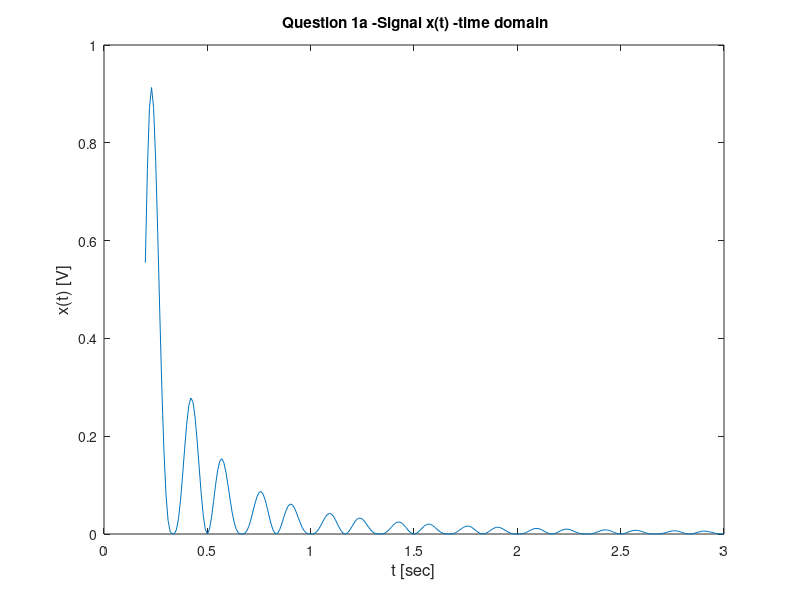

Recreate this plot in MATLAB. (Note: this script raises an error after producing the figure.)
%% Question 1
%a
wm=3*pi;
t=0.2:0.01:3;

x = (4./(wm*pi*(t.^2))).*(sin(wm*t)).^2.*(cos(wm*t)).*(sin(2*wm*t));
figure;
plot(t,abs(x))
title(' Question 1a -Signal x(t) -time domain'); xlabel('t [sec]','FontSize',12); ylabel('x(t) [V]','FontSize',12);
hold off
%b


w= -17*pi:0.01:17*pi;
X = (2/j)*(triangularPulse((w-wm)./(4*wm))-triangularPulse((w+wm)./(4*wm)));
%X = (1/j)*(triangularPulse((w+wm)/(2*wm))-triangularPulse((w-wm)/(2*wm))+triangularPulse((w+3*wm)/(2*wm))-triangularPulse((w-3*wm)/(2*wm)));
figure;
plot(w,abs(X))
title('Question 1b -Signal X(w) -freq domain'); xlabel('w [rad/sec]','FontSize',12); ylabel('X(w) ','FontSize',12);
hold off
%c

Ts=1/20;
t_zoh=0.2:Ts:3;
ws=2*pi/Ts;

x_zoh=(4./(wm*pi*t_zoh.^2)).*(sin(wm*t_zoh)).^2.*(cos(wm*t_zoh)).*(sin(2*wm*t_zoh));

figure;
plot(t,x)
hold on ;    
stairs(t_zoh,x_zoh)
title(' Question 1c -Signal x(t) and x_Z_O_H(t) -time domain'); xlabel('t [sec]','FontSize',12); ylabel('x(t) [V]','FontSize',12);
legend([{'x(t)'};{'x_Z_O_H(t)'}]);
hold off

%d

X_p= zeros(1,length(w));
for k=-2:1:2
    X_p_temp=(1/Ts)*( (2/j)*(triangularPulse(((w-k*ws)-wm)./(4*wm))-triangularPulse(((w-k*ws)+wm)./(4*wm))) );
    X_p=X_p_temp +X_p;
end

X_zoh= X_p.*exp(-(j*(Ts/2)).*w).*sinc(w/(2*pi/Ts));

figure
%plot(w,abs(X_p))
plot(w,abs(X_zoh));


title(' Question 1d: Signal X_Z_O_H(w) -freq domain'); xlabel('w [rad/sec]','FontSize',12); ylabel('X_Z_O_H(w) ','FontSize',12);

%e
%X_rec=X_zoh.*(exp((j*(Ts/2)).*w))./(sinc(w/(2*pi/Ts))) ;

X_rec=X_zoh.*(exp((j*(Ts/2)).*w))./(sinc(w/(2*pi/Ts))).*rectangularPulse(w./ws) ;
x = (4./(wm*pi*(t.^2))).*(sin(wm*t)).^2.*(cos(wm*t)).*(sin(2*wm*t));
%X_rec= X_zoh ;

x_rect=[];
for i=0.2:0.01:3
    Y=(1/2*pi).*X_rec.*exp(j*w*i);
    ifur_for_para_t=trapz(w,Y);
    x_rect = [x_rect ifur_for_para_t];
end

x_rect=x_rect*(34*pi/(2*10682));  %normelize the trapz

%figure
%plot(w,abs(X_rec))


figure
plot(t,x_rect)
hold on
plot(t,x)
title(' Question 1e: Signal x_r_e_c(t)and X -time domain'); xlabel('t [sec]','FontSize',12);
legend([{'x_r_e_c(t)'};{'x(t)'}]);
hold off
%f
Ts=1/9;
ws=2*pi/Ts;

X_p= zeros(1,length(w));
for k=-2:1:2
    X_p_temp=(1/Ts)*( (2/j)*(triangularPulse(((w-k*ws)-wm)./(4*wm))-triangularPulse(((w-k*ws)+wm)./(4*wm))) );
    X_p=X_p_temp +X_p;
end
%figure
%plot(w,abs(X_p))

X_zoh= X_p.*exp(-(j*(Ts/2)).*w).*sinc(w/(2*pi/Ts));

X_rec=X_zoh.*(exp((j*(Ts/2)).*w))./(sinc(w/(2*pi/Ts))).*rectangularPulse(w./ws) ;

x_rect=[];
for i=0.2:0.01:3
    Y=(1/2*pi).*X_rec.*exp(j*w*i);
    ifur_for_para_t=trapz(w,Y);
    x_rect = [x_rect ifur_for_para_t];
end

x_rect=x_rect*(34*pi/(2*10682));  %normelize the trapz

figure
plot(w,abs(X_rec))
title(' Question 1f: Signal X_r_e_c(w)and x for Ts = 1/9 -freq domain'); xlabel('w [rad/sec]','FontSize',12);


figure
plot(t,x_rect)
hold on
plot(t,x)
title(' Question 1f: Signal x_r_e_c(t)and x for Ts = 1/9 -time domain'); xlabel('t [sec]','FontSize',12);
legend([{'x_r_e_c(t) Ts = 1/9'};{'x(t)'}]);
hold off


%% ------------------------------------------------------Question 2---------------------------------------------------------------------
%% Question 2
%a
t=0:0.01:2 ;
wa=7*pi ;
wb=5*pi ;
x=5*cos(wa*t)-3*sin(wb*t) ;
ts=0:2/15:2-2/15 ;  %fix it, it has only 14 samples the las one is the same as the first
w0=pi;
M=7;

x_semp=5*cos(wa*ts)-3*sin(wb*ts);

figure
plot(t,x)
hold on
stem(ts,x_semp)
title('Signal x(t) and Signal x_s_e_p(t) '); xlabel('t [sec]','FontSize',12); ylabel('[V]','FontSize',12);
legend([{'x(t)'};{'x_s_e_p(t)'}]);

%b

F = zeros(length(ts),length(ts));
for n = 1:length(ts)
   for k = 1:length(ts)       
       F(n,k)=exp(j*w0*ts(n)*(k-M-1));
   end
end

a=inv(F)*transpose(x_semp);


%c

x_rec=zeros(size(t));
for k = -M:1:M                                   % crrate the exponents for furrier series
   x_rec = x_rec + a(M+k+1).*exp(j*w0*k*t);
end

figure
plot(t,x_rec,'red','LineWidth',1.5)
hold on
plot(t,x,'--','LineWidth',1.5,'MarkerSize',10)
title('Signal x(t) and Signal x_r_e_c(t) '); xlabel('t [sec]','FontSize',12); ylabel('[V]','FontSize',12);
legend([{'x(t)'};{'x_r_e_c(t)'}]);

%d

ts_rand=2*rand(1,15);

x_semp_rand=5*cos(wa*ts_rand)-3*sin(wb*ts_rand);
%    repeat a
figure
plot(t,x)
hold on
stem(ts_rand,x_semp_rand)
title('Signal x(t) and Signal x_R_a_n_d_o_m_S_a_m_p(t)'); xlabel('t [sec]','FontSize',12); ylabel('[V]','FontSize',12);
legend([{'x(t)'};{'x_R_a_n_d_o_m_S_a_m_p(t)'}]);

%    repeat b
F = zeros(length(ts_rand),length(ts_rand));
for n = 1:length(ts_rand)
   for k = 1:length(ts_rand)       
       F(n,k)=exp(j*w0*ts_rand(n)*(k-M-1));
   end
end

a=inv(F)*transpose(x_semp_rand);

%    repeat c
x_rec_samples=zeros(size(t));
for k = -M:1:M                                                        % create the exponents for furrier series
   x_rec_samples = x_rec_samples + a(M+k+1).*exp(j*w0*k*t);
end

figure
plot(t,x_rec_samples,'red','LineWidth',1.5)
hold on
plot(t,x,'--','LineWidth',1.5,'MarkerSize',10)
title('Signal x(t) and Signal x_R_e_c_S_a_m_p_l_e_d(t) '); xlabel('t [sec]','FontSize',12); ylabel('[V]','FontSize',12);
legend([{'x(t)'};{'x_R_e_c_S_a_m_p_l_e_d(t)'}]);


%e

%-----repeat a, b, c

F = zeros(length(ts),length(ts));
for n = 1:length(ts)
   for k = 1:length(ts)       
       F(n,k)=exp(j*w0*(ts(n)+0.01*rand(1))*(k-M-1));
   end
end

a=inv(F)*transpose(x_semp);
%disp(a)

x_rec=zeros(size(t));
for k = -M:1:M                                   % creates the exponents for furrier series
   x_rec = x_rec + a(M+k+1).*exp(j*w0*k*t);
end

figure
plot(t,x_rec,'red','LineWidth',1.5)
hold on
plot(t,x,'--','LineWidth',1.5,'MarkerSize',10)
title('Signal x(t) and Signal x_r_e_c(t) but F with randon noise '); xlabel('t [sec]','FontSize',12); ylabel('[V]','FontSize',12);
legend([{'x(t)'};{'x_r_e_c(t)'}]);

cond_equal_samples = cond(F);

%-----repeat d

F = zeros(length(ts_rand),length(ts_rand));
for n = 1:length(ts_rand)
   for k = 1:length(ts_rand)       
       F(n,k)=exp(j*w0*(ts_rand(n)+0.01*rand(1))*(k-M-1));
   end
end

a=inv(F)*transpose(x_semp_rand);
disp(a)

x_rec_samples_RANDOM_F=zeros(size(t));
for k = -M:1:M                                                        % create the exponents for furrier series
   x_rec_samples_RANDOM_F = x_rec_samples_RANDOM_F + a(M+k+1).*exp(j*w0*k*t);
end

cond_random_samples = cond(F);

figure
plot(t,x,'red','LineWidth',1.5)
hold on
plot(t,x_rec_samples_RANDOM_F,'--','LineWidth',1.5,'MarkerSize',10)
title('Signal x(t) and Signal x_R_e_c_S_a_m_p_l_e_d but F with randon noise'); xlabel('t [sec]','FontSize',12); ylabel('[V]','FontSize',12);
legend([{'x(t)'};{'x_R_e_c_S_a_m_p_l_e_d(t)'}]);



% f

ts_rand_f=2*rand(1,40);
x_semp_rand_f=5*cos(wa*ts_rand_f)-3*sin(wb*ts_rand_f);

F = zeros(length(ts_rand_f),2*M+1);
for n = 1:length(ts_rand_f)
   for k = 1:2*M+1       
       F(n,k)=exp(j*w0*(ts_rand_f(n)+0.01*rand(1))*(k-M-1));
   end
end

F_f= pinv(F);

a_new=F_f*transpose(x_semp_rand_f);
disp(a_new)

x_rec_samples_RANDOM_F=zeros(size(t));
for k = -M:1:M                                                        % create the exponents for furrier series
   x_rec_samples_RANDOM_F = x_rec_samples_RANDOM_F + a_new(M+k+1).*exp(j*w0*k*t);
end

cond_random_samples_f = cond(F);

figure
plot(t,x,'red','LineWidth',1.5)
hold on
plot(t,x_rec_samples_RANDOM_F,'--','LineWidth',1.5,'MarkerSize',10)

title('Signal x(t) and Signal x_R_e_c_S_a_m_p_l_e_d but F with randon noise 40 samples'); xlabel('t [sec]','FontSize',12); ylabel('[V]','FontSize',12);
legend([{'x(t)'};{'x_R_e_c_S_a_m_p_l_e_d(t)'}]);


%% ----------------------------------------------Question 3-----------------------------------------------
%%
t=0:0.01:10;
T=10;

f=transpose(4*cos((4*pi/T)*t)+sin((10*pi/T)*t));
g=transpose(2*sign(sin((6*pi/T)*t))-4*sign(sin((4*pi/T)*t)));

n=-20:1:20;
phi_n=exp(j*(2*pi/T)*transpose(t).*n);   %makes matrix

ksi_k=[];                                %makes matrix
for k=0:1:19
    ksi_k = [ksi_k transpose(rectangularPulse((t/(T/20))-(k+0.5)))];
end

g_inr_pru_ksi=co(g,ksi_k,T);
s='coefficent for g with ksi set';
disp(s)
disp(g_inr_pru_ksi)

f_inr_pru_ksi=co(f,ksi_k,T);
s='coefficent for f with ksi set';
disp(s)
disp(f_inr_pru_ksi)


g_inr_pru_phi=co(g,phi_n,T);
s='coefficent for g with phi set';
disp(s)
disp(g_inr_pru_phi)

f_inr_pru_phi=co(f,phi_n,T);
s='coefficent for f with phi set';
disp(s)
disp(f_inr_pru_phi)


f_rec_ksi=zeros(size(t));  %reconsruct f by ksi set
for n=1:1:20
    f_rec_ksi=f_rec_ksi+f_inr_pru_ksi(n)*transpose(ksi_k(:,n));
end

g_rec_ksi=zeros(size(t));  %reconsruct g by ksi set
for n=1:1:20
    g_rec_ksi=g_rec_ksi+g_inr_pru_ksi(n)*transpose(ksi_k(:,n));
end

f_rec=zeros(size(t));  %reconsruct f by phi set
for n=1:1:41
    f_rec=f_rec+f_inr_pru_phi(n)*transpose(phi_n(:,n));
end

g_rec=zeros(size(t));  %reconsruct g by phi set
for n=1:1:41
    g_rec=g_rec+g_inr_pru_phi(n)*transpose(phi_n(:,n));
end



figure
plot(t,f,'red','LineWidth',1.5)
hold on
plot(t,f_rec,'--','LineWidth',1.5,'MarkerSize',10)
title('Signal f(t) and the signal f_r_e_c reconsructed by {phi} orthonormal set '); xlabel('t [sec]','FontSize',12); ylabel('[V]','FontSize',12);
legend([{'f(t)'};{'f_R_e_c(t)'}]);

figure
plot(t,g,'red','LineWidth',1.5)
hold on
plot(t,g_rec,'--','LineWidth',1.5,'MarkerSize',10)
title('Signal g(t) and the signal g_r_e_c reconsructed by {phi} orthonormal set '); xlabel('t [sec]','FontSize',12); ylabel('[V]','FontSize',12);
legend([{'g(t)'};{'g_R_e_c(t)'}]);


figure
plot(t,f,'red','LineWidth',1.5)
hold on
plot(t,f_rec_ksi,'--','LineWidth',1.5,'MarkerSize',10)
title('Signal f(t) and the signal f_r_e_c reconsructed by {ksi} orthonormal set '); xlabel('t [sec]','FontSize',12); ylabel('[V]','FontSize',12);
legend([{'f(t)'};{'f_R_e_c(t)'}]);

figure
plot(t,g,'red','LineWidth',1.5)
hold on
plot(t,g_rec_ksi,'--','LineWidth',1.5,'MarkerSize',10)
title('Signal g(t) and the signal g_r_e_c reconsructed by {ksi} orthonormal set '); xlabel('t [sec]','FontSize',12); ylabel('[V]','FontSize',12);
legend([{'g(t)'};{'g_R_e_c(t)'}]);

function [c]=co(a,M,T)
    size_a=size(a);
    size_M=size(M);
    c=zeros(size_M(2),1);
    t_integration=0:0.01:T;
    for i= 1:size(c)
       temp_culom = transpose(M(:,i));       
       numi=trapz(t_integration,transpose(a).*conj(temp_culom));
       denumi=trapz(t_integration,temp_culom.*conj(temp_culom));
       numi=(T/(2*size_a(1)))*numi;
       denumi=(T/(2*size_a(1)))*denumi;
       c(i)=numi./denumi;
    end   
end  







